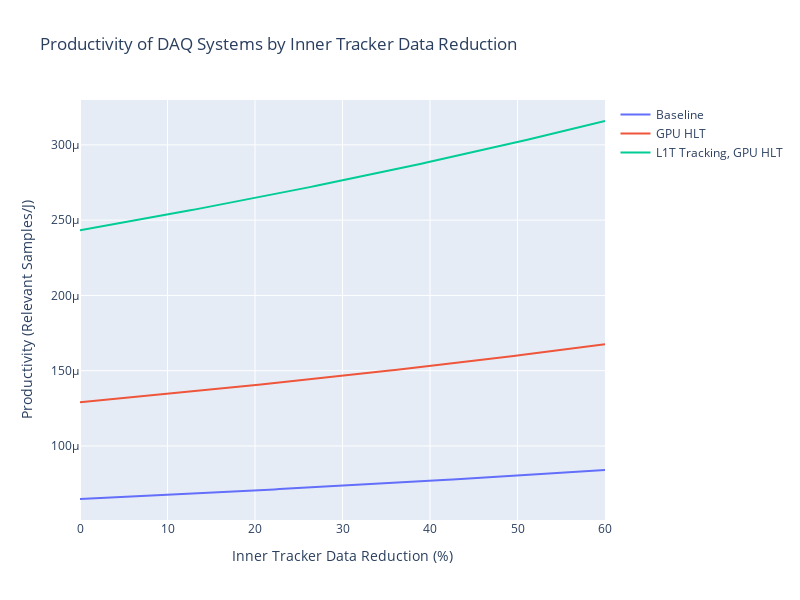

This figure's notebook cell:
### Code cell
fig = go.Figure(data = 
                go.Scatter(x = (1 - it_reductions)* 100,
                           y = run5_metrics["f1 score"] * output_rate / run5_metrics["power"],
                           name = "Baseline"))

fig.add_trace(go.Scatter(x = (1 - it_reductions)* 100,
                           y = run5_metrics_gpu["f1 score"] * output_rate / run5_metrics_gpu["power"],
                           name = "GPU HLT"))


fig.add_trace(go.Scatter(x = (1 - it_reductions)* 100,
                           y = run5_metrics_l1t_gpu["f1 score"] * output_rate / run5_metrics_l1t_gpu["power"],
                           name = "L1T Tracking, GPU HLT"))

fig.update_layout(width =800, height = 600,
                  title = "Productivity of DAQ Systems by Inner Tracker Data Reduction",
                  xaxis_title = "Inner Tracker Data Reduction (%)",
                  yaxis_title = "Productivity (Relevant Samples/J)")
fig.show()
